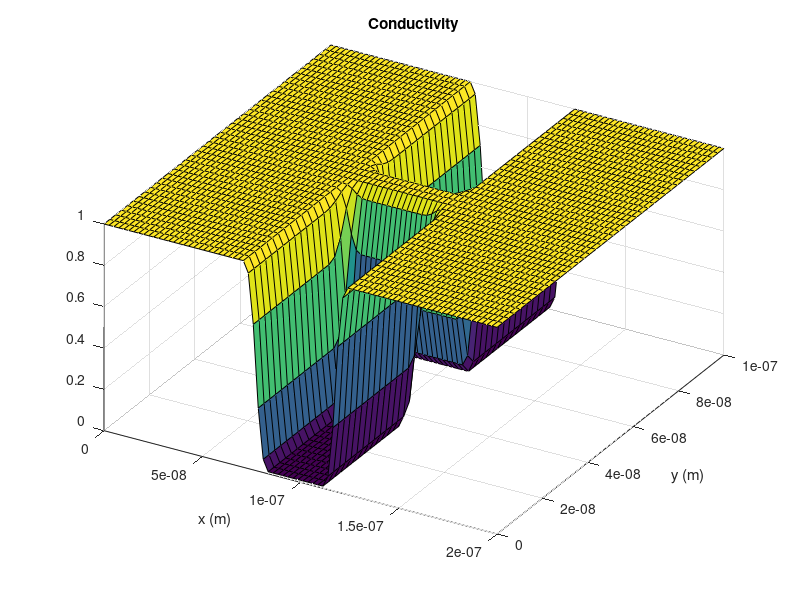

Recreate this plot in MATLAB. (Note: this script raises an error after producing the figure.)
%% Part 2 (part_2.m)
% This is basically the same as the last part of assignment 2. The equation
% used to produce the G matrix is the following:
% 
% $$\nabla(\sigma \nabla V) = 0$$
%
% $$\frac{\partial \sigma}{\partial x}\frac{\partial V}{\partial x}
% + \sigma\frac{\partial^2 V}{\partial x^2}
% + \frac{\partial \sigma}{\partial y}\frac{\partial V}{\partial y}
% + \sigma\frac{\partial^2 V}{\partial y^2} = 0$$
%
% To use finite differences (FD), the derivatives can be converted to
% discrete numerical approximations as follows. Note that there is more
% than one possible solution here, since there is more than one
% approximation of the first and second derivatives.
%
% $$ \left( \frac{\sigma_{x+1,y}-\sigma_{x-1,y}}{2\Delta x} \right)
% \left( \frac{V_{x+1,y}-V_{x-1,y}}{2\Delta x} \right)
% + \sigma_{x,y}  \left( \frac{V_{x+1,y} - 2V_{x,y}+V_{x-1,y}}{(\Delta
% x)^2} \right)$$
%
% $$+ \left( \frac{\sigma_{x,y+1}-\sigma_{x,y-1}}{2\Delta y} \right)
% \left( \frac{V_{x,y+1}-V_{x,y-1}}{2\Delta y} \right)
% + \sigma_{x,y}  \left( \frac{V_{x,y+1} - 2V_{x,y}+V_{x,y-1}}{(\Delta y)^2} \right)=0 $$
%
% Finally, to construct the G matrix, it is better to express the above
% expression with coefficients in front of the $V$ terms. The final
% equation is:
%
% $$\left(\frac{1}{4(\Delta x)^2}(\sigma_{x+1,y}-\sigma_{x-1,y}) +
% \frac{\sigma_{x,y}}{(\Delta x)^2}\right) V_{x+1,y}
% +\left(\frac{-1}{4(\Delta x)^2}(\sigma_{x+1,y}-\sigma_{x-1,y}) +
% \frac{\sigma_{x,y}}{(\Delta x)^2}\right) V_{x-1,y}$$
%
% $$+\left(\frac{1}{4(\Delta y)^2}(\sigma_{x,y+1}-\sigma_{x,y-1}) +
% \frac{\sigma_{x,y}}{(\Delta y)^2}\right) V_{x,y+1}
% +\left(\frac{-1}{4(\Delta y)^2}(\sigma_{x,y+1}-\sigma_{x,y-1}) +
% \frac{\sigma_{x,y}}{(\Delta y)^2}\right) V_{x,y-1}$$
%
% $$-2\sigma_{x,y} \left( \frac{1}{(\Delta x)^2}
% + \frac{1}{(\Delta y)^2}\right) V_{x,y} =0$$
%
% Here are some parameters for the simulation. Note the the simulation is
% performed with a scale factor of 1 : 100 nm. This is better to avoid
% numerical issues.

clear all;
close all;

W = 1;
L = 2;
scale = 100e-9; % Scale factor, so simulation doesn't happen at very small numbers
V0 = 1;

dx = 0.025; % Mesh spacing along x
dy = 0.025; % Mesh spacing along y
nx = ceil(L/dx); % Number of points along x
ny = ceil(W/dy); % Number of points along y
dx = L/nx;
dy = W/ny;

%%
% The finite differences method can be implemented using a matrix
% calculation, where $GV=F$. $V$ is the voltages at the discrete points,
% $F$ is the "forcing" matrix that is used to set the boundary conditions,
% and G defines how the voltages are each point are related to the other
% voltages. The G matrix is defined by the equation derived above. First,
% I will construct a matrix C that contains the conductivities at all points.
% There are two rectangular highy resistive areas, and the rest of the area
% has a nominal conductivity of 1.

Lb = 0.4; % Length of the highly resistive regions
Wb = 0.4; % Width of the highly resistive regions
sigma1 = 1; % Nominal conductivity
sigma2 = 1e-2; % Conductivity in highly resistive regions

% Construct the C matrix:
C = sigma1.*ones(ny,nx);
Csubtract = zeros(ny,nx);

for x=1:nx
    for y=1:ny
        xx = x*dx;
        yy = y*dy;
        
        % The resistivity is made high in the rectangular regions:
        if(xx <= (L+Lb)/2 && xx >= (L-Lb)/2 && (yy >= W-Wb || yy <= Wb))
            Csubtract(y,x) = sigma1-sigma2;
        end
    end
end

% Filter (smooth) the condicivity a bit to avoid numerical issues that can
% occur if the derivatives are very large.
Csubtract = imgaussfilt(Csubtract, 1);
C = C - Csubtract;

%%
% Below, the conducitivity is plotted. I performed some filtering/smoothing
% so that the derivative is not very large (approaching infinity) at the
% junction of the two regions. It also also more realistic. Often,
% physical junctions are gradients.

figure(1);
surf(linspace(0,L.*scale,nx),linspace(0,W.*scale,ny),C);
title('Conductivity');
view(30,45);
xlabel('x (m)');
ylabel('y (m)');
grid on;

%%
% Here, the G matrix is generated. The mapCoordinate function takes a
% discrete (x,y) coordinate and converts it to an index in the V array.
% This mapping is performed such that the V array consists of successive
% rows (points with the same y-value).

G = zeros(nx*ny,nx*ny);
F = zeros(nx*ny,1);

dx2 = 1./(dx.^2);
dy2 = 1./(dy.^2);

for x=2:(nx-1)
    for y=2:(ny-1)
        index = mapCoordinate(x,y,nx);
        
        % Apply the equation derived earlier:
        G(index,index) = -2.*C(y,x).*(dx2 + dy2);
        G(index, mapCoordinate(x+1,y,nx)) = dx2.*(0.25.*(C(y,x+1) - C(y,x-1)) + C(y,x));
        G(index, mapCoordinate(x-1,y,nx)) = dx2.*(-0.25.*(C(y,x+1) - C(y,x-1)) + C(y,x));
        
        G(index, mapCoordinate(x,y+1,nx)) = dy2.*(0.25.*(C(y+1,x) - C(y-1,x)) + C(y,x));
        G(index, mapCoordinate(x,y-1,nx)) = dy2.*(-0.25.*(C(y+1,x) - C(y-1,x)) + C(y,x));
    end
end

%%
% Next, the F matrix is generated.

% The part of the boundary at V = V0
for x=1:floor(nx/2)
    index = mapCoordinate(x,1,nx);
    G(index,index) = 1;
    F(index) = V0;
    
    index = mapCoordinate(x,ny,nx);
    G(index,index) = 1;
    F(index) = V0;
end

% The part of the boundary where V = 0
for x=floor(nx/2):nx
    index = mapCoordinate(x,1,nx);
    G(index,index) = 1;
    F(index) = 0;
    
    index = mapCoordinate(x,ny,nx);
    G(index,index) = 1;
    F(index) = 0;
end

% The vertical boundaries
for y=1:ny
    index = mapCoordinate(1,y,nx);
    G(index,index) = 1;
    F(index) = V0;
    
    index = mapCoordinate(nx,y,nx);
    G(index,index) = 1;
    F(index) = 0;
end

%%
% After setting up the matrices, getting the solution is trivial. To
% convert back to a matrix where the voltages can be accessed with (x,y)
% coordinates, the reshape function is used.

V = G\F;
V = reshape(V,[],ny)';

%%
% The length and width were $L = 2$ and $W = 1$, which need to be scaled to
% 200 nm and 100 nm, respectively

figure(2);
surf(linspace(0,L.*scale,nx),linspace(0,W.*scale,ny),V);
view(30,45);
xlabel('x (m)');
ylabel('y (m)');
title('Electric Potential (V)');
grid on;

%%
% The electric field is $E=-\nabla V$. Here it is plotted along with the
% voltage.

figure(3);
[Ex,Ey] = gradient(V,dx.*scale,dy.*scale);
Ex = -1.*Ex;
Ey = -1.*Ey;
%contour(linspace(0,L.*scale,nx),linspace(0,W.*scale,ny),V);
%hold on;
quiver(linspace(0,L.*scale,nx),linspace(0,W.*scale,ny),Ex,Ey,4);
xlabel('x (m)');
ylabel('y (m)');
title('Electric Field (V/m)');
axis([0 L.*scale 0 W.*scale]);
grid on;